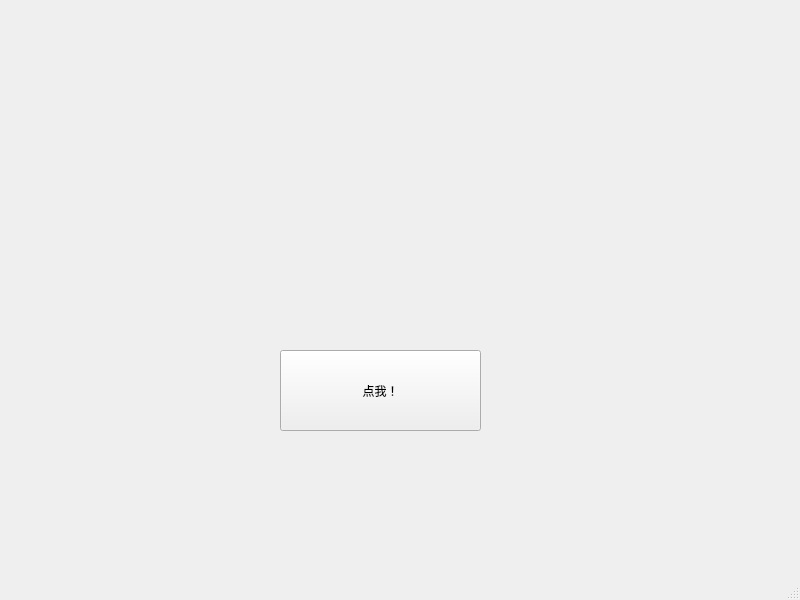
<?xml version="1.0" encoding="UTF-8"?>
<ui version="4.0">
 <class>MainWindow</class>
 <widget class="QMainWindow" name="MainWindow">
  <property name="geometry">
   <rect>
    <x>0</x>
    <y>0</y>
    <width>800</width>
    <height>600</height>
   </rect>
  </property>
  <property name="windowTitle">
   <string>MainWindow</string>
  </property>
  <widget class="QWidget" name="centralwidget">
   <widget class="QPushButton" name="pushButton">
    <property name="geometry">
     <rect>
      <x>280</x>
      <y>350</y>
      <width>201</width>
      <height>81</height>
     </rect>
    </property>
    <property name="text">
     <string>点我！</string>
    </property>
   </widget>
  </widget>
  <widget class="QMenuBar" name="menubar">
   <property name="geometry">
    <rect>
     <x>0</x>
     <y>0</y>
     <width>800</width>
     <height>28</height>
    </rect>
   </property>
  </widget>
  <widget class="QStatusBar" name="statusbar"/>
 </widget>
 <resources/>
 <connections/>
</ui>
